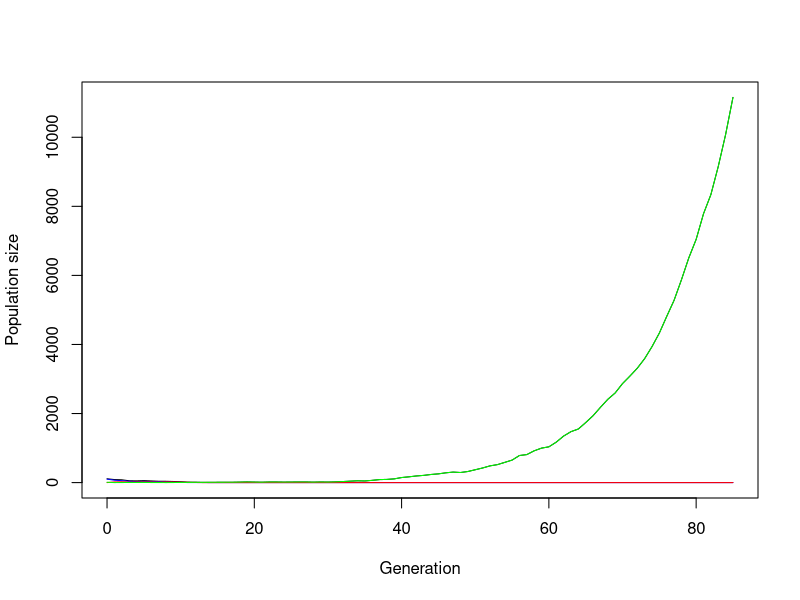
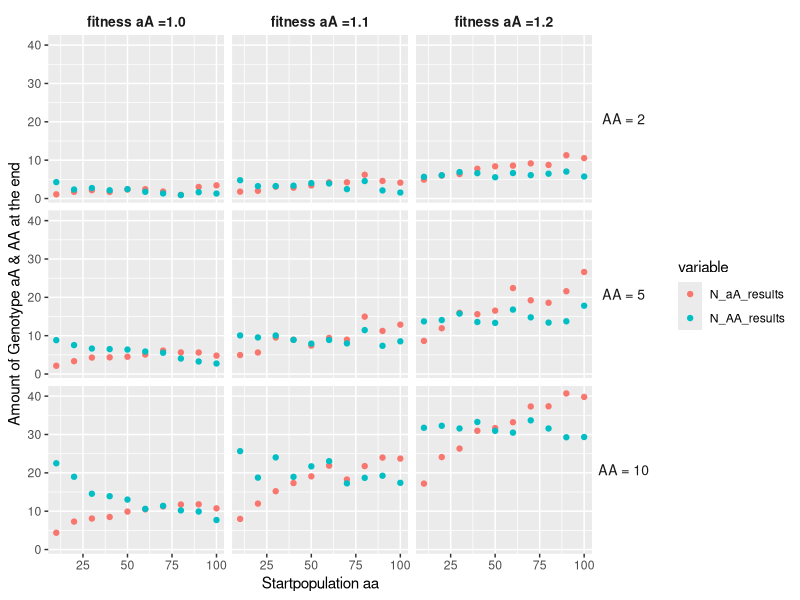
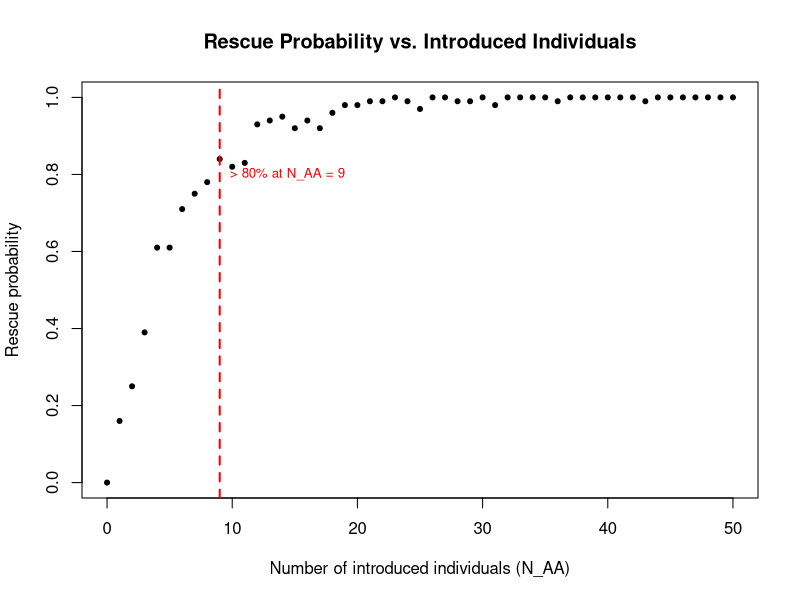
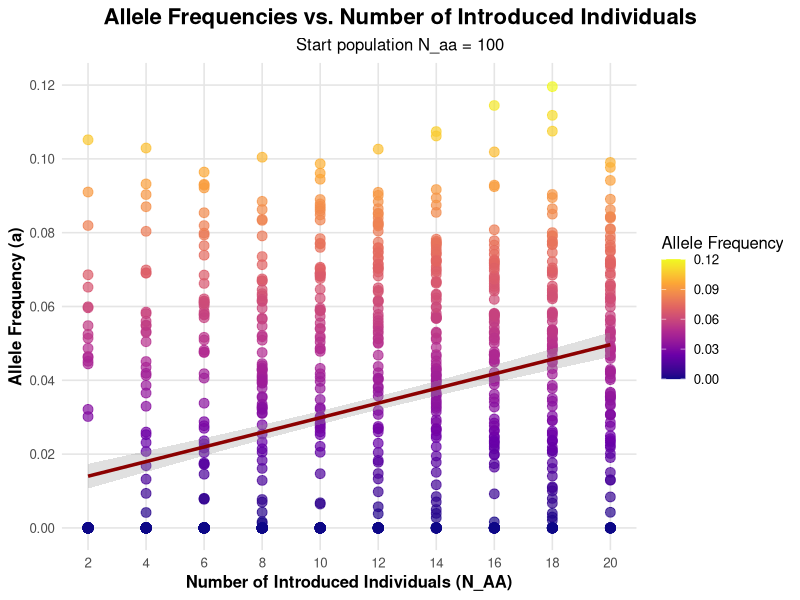
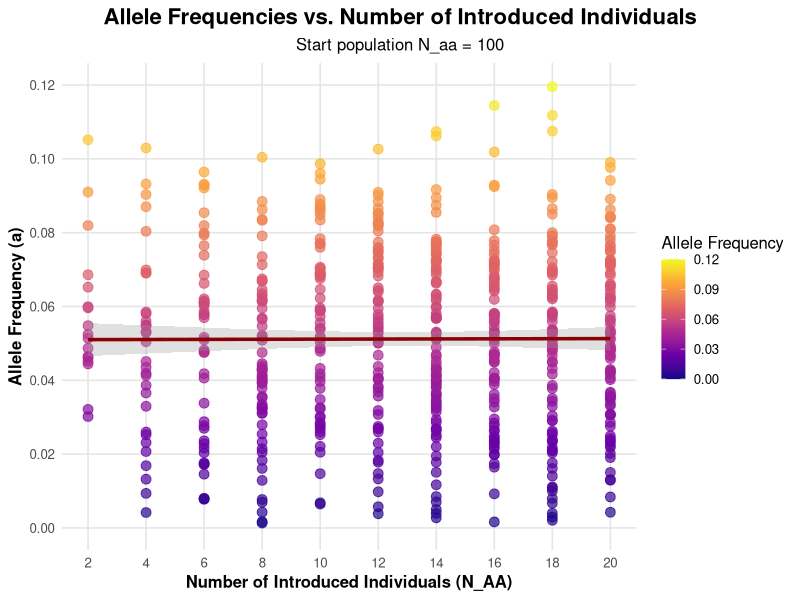
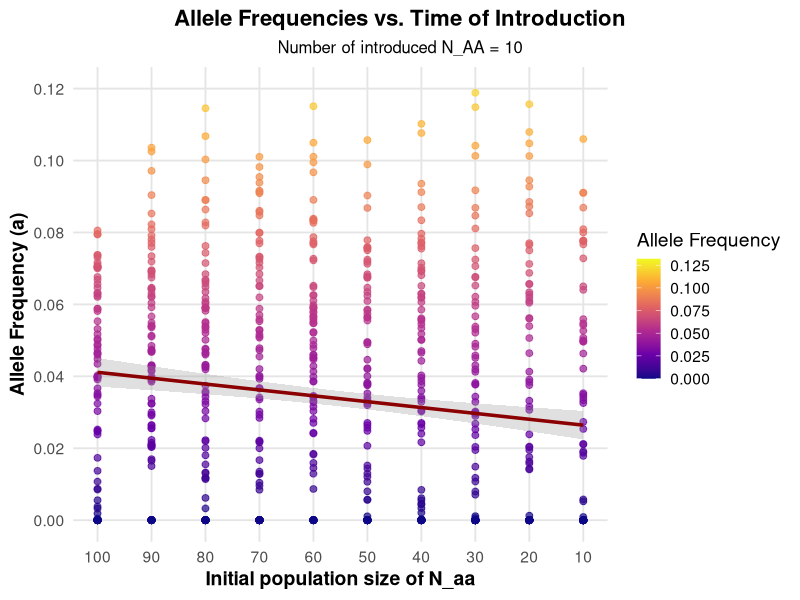

Here is the R script that generated these plots, in order:
## ---- chunk 1

#defining starting pop size of the genotypes
N_aa <- 100
N_aA <- 0
N_AA <- 10

#defining fitness reduction & benefit of the genotypes
r_aa <- 0.2         # fitness reduction of aa allel comb. equal to decay_rate
s_aA <- 1.10        # fitness benefit of allel A, equal to sel_coeff
s_AA <- 1.10        # fitness benefit of allel A, equal to sel_coeff



# --- Simulation of one generation with three genotypes ---
simulate_gen <- function(N_aa, N_aA, N_AA, r_aa, s_aA, s_AA) {

  # Reproduction with fitness malus/benefit
  offsp_aa <- rpois(1, N_aa * (1-r_aa))
  offsp_aA <- rpois(1, N_aA * s_aA)
  offsp_AA <- rpois(1, N_AA * s_AA)  
  
  # Total numbeer of gamets proportional to the frequency of alleles A and a
  total_gametes <- 2 * (offsp_aa + offsp_aA + offsp_AA)
  freq_A <- (2 * offsp_AA + offsp_aA) 
  freq_a <- total_gametes - freq_A
  
  
  
  # if loop to account for extinction
  if (total_gametes > 0) {

  # Change of allele frequencies (A -> a, a -> A); p = (freq_A / total_gametes), q = (freq_a / total_gametes) 
  # hardy equilibrium 1 = p^2 +2pq +q^2
  predicted_freq_aa <- (freq_a/total_gametes)^2
  predicted_freq_aA <- 2*(freq_A / total_gametes)*(freq_a / total_gametes)
  predicted_freq_AA <- (freq_A/total_gametes)^2
  
   # Random draw of new genotypes under hardy-weinberg conditions
  N_total <- offsp_aa + offsp_aA + offsp_AA
  genotypes <- rmultinom(1, N_total, prob = c(predicted_freq_aa, predicted_freq_aA, predicted_freq_AA))
  
  N_aa_new <- genotypes[1]
  N_aA_new <- genotypes[2]
  N_AA_new <- genotypes[3]

  return(c(N_aa_new, N_aA_new, N_AA_new))
  }
  
  # in case of extinction
  else
  return(c(0,0,0))
  
  
}

print(simulate_gen(N_aa, N_aA, N_AA, r_aa, s_aA, s_AA))
## ---- chunk 2

# parameter to stop simulation pop if this pop size is reached
max_pop_size <- 100


# creat function to generate a population, using the function to generate a generation
simulate_pop <- function(N_aa, N_aA, N_AA, r_aa, s_aA, s_AA, t_max) {
  
  # Create the vector in which to save the results
  pop_vector <- c(N_aa, N_aA, N_AA)
  # initiate the variables
  pop_new <- c(N_aa, N_aA, N_AA)
  
  # run the simulation until generation t_max
  for (i in 1:(t_max+1)) {
   
    # break for loop if pop went extinct or x-times pop size
    if (pop_new[1]+pop_new[2]+pop_new[3]>=max_pop_size*(N_aa+N_aA+N_AA) | pop_new[1]+pop_new[2]+pop_new[3]==0) break
   
    # redefine the current population one generation later
    pop_new <- simulate_gen(pop_new[1],pop_new[2],pop_new[3], r_aa, s_aA, s_AA)
    
    
    # add the new population sizes to the output vector
    pop_vector <- rbind(pop_vector,pop_new)
  }
  
  # define the row and column names of the output vector 
  rownames(pop_vector) <- (0:t_max+1)[1:length(pop_vector[,1])]  
  colnames(pop_vector) <- c("aa","aA","AA")
  
  # return the result
  return(pop_vector)	
}




###### Test the function and plot the result

# set t_max to a value to be used througout
t_max <- 1000

# create your simulation data
output <- simulate_pop(N_aa, N_aA, N_AA, r_aa, s_aA, s_AA, t_max)

# show the last few lines of the data table
print(tail(output))




###### plot the output 

# determine x axis range 
x_range <- 0:(length(output[,1])-1)

# plots the total population size
plot(x_range,output[,1]+output[,2]+output[,3],type='l',ylim=c(0,max(output[,1]+output[,2]+output[,3])),xlab = "Generation",ylab = "Population size")

# add number of aa genotype
lines(x_range,output[,1], col="blue") 
# add number of aA genotype
lines(x_range,output[,2], col="red")
# add number of AA genotype
lines(x_range,output[,3], col="green")

## ---- chunk 3
# set some parameters to fixed values
N_aA <- 0
r_aa <- 0.2
s_AA <- 1.1
t_max <- 200

# determine how often to run the simulation for each set of parameters
no_replicates <- 100

# set parameters to vary
N_aa_vector <- c( seq(10, 100, by=10))
N_AA_vector <- c(10, 5, 2)
s_aA_vector <- c(1, 1.1, 1.2) 


# create a data frame to save the results
data_table <- data.frame(array(NA,dim=c(0,8), dimnames=list(c(), c(paste0(c("N_aa","N_aA", "N_AA","min_gen","min_size","N_aa_str_pop","N_AA_str_pop","s_aA_fit_hybrid"),"_results")))))

# create a data frame to save the results of one loop
result_one_loop <- data.frame(array(NA,dim=c(1,8), dimnames=list(c(), c(paste0(c("N_aa","N_aA", "N_AA","min_gen","min_size","N_aa_str_pop","N_AA_str_pop","s_aA_fit_hybrid"),"_results")))))
        


##### run the simulation across all chosen parameters

# loop over starting pop size of aa
for(N_aa in N_aa_vector){
  # loop over starting pop size of AA
  for(N_AA in N_AA_vector){
    # loop over fitness of hybrid
    for(s_aA in s_aA_vector){
       
      #reset counter for no_replicates to 1
      i<-1
      repeat {
        
        # increase counter by one
        i<-i+1
        
        # run the simulation once
        one_run <- simulate_pop(N_aa = N_aa, N_aA = N_aA, N_AA = N_AA , r_aa = 0.2, s_aA = s_aA, s_AA = 1.1, t_max = 10)
     

        # collecting the number of genotypes after one simulation
        N_aa_end <- c(tail(one_run[, 1],1)) 
        N_aA_end <- c(tail(one_run[, 2],1)) 
        N_AA_end <- c(tail(one_run[, 3],1)) 

        
        # determine total population sizes
        total_size <- one_run[,1]+one_run[,2]
        
        # determine minimum population size reached during simulation
        min_size <- min(total_size)
        
        # determine (first) generation at which this population size occurred; if min pop size = 0 -> time of extinction
        min_gen <- as.numeric(which(total_size==min_size)[1])
        
        
        # enter the data into the table
        result_one_loop$N_aa_results <- N_aa_end
        result_one_loop$N_aA_results <- N_aA_end
        result_one_loop$N_AA_results <- N_AA_end
        result_one_loop$min_size_results <- min_size
        result_one_loop$min_gen_results <- min_gen
        result_one_loop$s_aA_fit_hybrid_results <- s_aA
        result_one_loop$N_aa_str_pop_results <- N_aa
        result_one_loop$N_AA_str_pop_results <- N_AA
        
        # ad the results of one simulation to the data frame with the results
        data_table <- rbind(data_table, result_one_loop)
        
        # stops loop if the simulation was run the time required
        if(i>no_replicates) break
      }       
    } 
  } 
}

# print the first few results in the data frame
print(head(data_table))

## ---- chunk 4

#open ggplot & tidyvers
library(ggplot2)
library(tidyr)

# calculate the mean of every run of the same combinations of the variables we wanted to test
mean_comb <- aggregate(data_table, list(data_table$s_aA_fit_hybrid_results, data_table$N_aa_str_pop_results, data_table$N_AA_str_pop_results), mean)




#### create a plot that compares the important aspects


# combine the results of aA and AA to compare them at the same time
long_dat <- mean_comb %>%
  pivot_longer(cols = c(N_aA_results, N_AA_results),   
               names_to = "variable",
               values_to = "value")



# create the plot
ggplot(long_dat, aes(x = N_aa_str_pop_results,
           y = value,
           colour = variable)) +
  geom_point() +
  facet_grid(
    rows = vars(factor(N_AA_str_pop_results,
                       labels = c("AA = 2", "AA = 5", "AA = 10"))),
    cols = vars(factor(s_aA_fit_hybrid_results,
                       labels = c("fitness aA =1.0", "fitness aA =1.1", "fitness aA =1.2")))
  ) +
  labs(x = "Startpopulation aa", y = "Amount of Genotype aA & AA at the end") +
  theme(strip.background = element_blank(),   # Hintergrund weg
        strip.text.x     = element_text(size = 10, face = "bold"),
        strip.text.y     = element_text(size = 10, angle = 0))

## ---- chunk 5
# --- Rescue probability simulation ---

rescue_prob <- function(N_AA_intro,          # number of AA individuals introduced at t = 0
                        n_reps   = 100,      # number of replicates
                        N_aa     = 100,      # initial number of aa individuals
                        N_aA     = 0,        # initial number of aA heterozygotes
                        r_aa     = 0.2,      # decay rate (1-r_aa)
                        s_aA     = 1.10,     # selection coefficient of aA (fitness multiplier)
                        s_AA     = 1.10,     # selection coefficient of AA (fitness multiplier)
                        t_max    = 1000) {   # max generations to run each replicate

  rescue_count <- 0          # counter for successful rescues to 0

  for (i in 1:n_reps) {
    # run one population trajectory
    out <- simulate_pop(N_aa, N_aA, N_AA_intro, r_aa, s_aA, s_AA, t_max)

    # extract the final generation (last row of the returned matrix)
    last_gen <- tail(out, 1)

    # total population size at the end
    total_pop <- sum(last_gen)

    # rescue definition: final population larger than the initial one
    if (total_pop > (N_aa + N_aA + N_AA_intro)) {
      rescue_count <- rescue_count + 1
    }
  }

  # return the rescue probability
  return(rescue_count / n_reps)
}

# ------------------------------------------------------------------
# Vary the number of introduced AA individuals from 0 to 50
N_AA_values <- seq(0, 50, by = 1)

# Packing the results (calculated rescue probabilities) into a numeric vector/matrix
rescue_probs <- sapply(N_AA_values, rescue_prob, n_reps = 100)

# ------------------------------------------------------------------
# Plot
plot(N_AA_values, rescue_probs, pch = 20,
     xlab = "Number of introduced individuals (N_AA)",
     ylab = "Rescue probability",
     main = "Rescue Probability vs. Introduced Individuals")

# Add a reference line at 80 % rescue probability
target_prob <- 0.8

# Find the smallest introduction size that achieves ≥ 80 % rescue
if (any(rescue_probs >= target_prob)) {
  N_at_80 <- N_AA_values[min(which(rescue_probs >= target_prob))]

  # Draw vertical red dashed line at that introduction size
  abline(v = N_at_80, col = "red", lwd = 2, lty = 2)

  # Annotate the red line
  text(N_at_80, target_prob,
       labels = paste("> 80% at N_AA =", N_at_80),
       pos = 4, col = "red", cex = 0.8)
}
## ---- chunk 6
# --- Allele frequency (a) vs. introduced number of individuals (N_AA) ---

# --- PARAMETER SETUP ---

n_reps <- 100                      # Number of replicate simulations
N_aa <- 100                        # Initial number of resident aa individuals
N_AA_values <- seq(2, 20, by = 2)  # Range of introduced AA individuals (2 to 20, step 2)


# ------------------------------------------------------------------
# --- FUNCTION: rescue_prob() ---
# Similar to the previous rescue probability function, but now includes
# the calculation of the final allele frequency of "a" in each replicate.

rescue_prob <- function(N_AA_intro,           # number of AA individuals introduced at t = 0
                        n_reps,               # number of replicates
                        N_aa = 100,           # initial number of aa individuals
                        N_aA = 0,             # initial number of aA heterozygotes
                        r_aa = 0.2,           # decay rate of aa population (1 - r_aa)
                        s_aA = 1.10,          # fitness multiplier of aA
                        s_AA = 1.10,          # fitness multiplier of AA
                        t_max = 1000) {       # maximum number of generations
  
  call_freq_a <- c()   # vector to store allele frequencies for each replicate
  
  # --- SIMULATION LOOP ---
  for (i in 1:n_reps) {
    # Run one population trajectory using simulate_pop() function
    out <- simulate_pop(N_aa, N_aA, N_AA_intro, r_aa, s_aA, s_AA, t_max)
    
    # Extract the last generation (final population state)
    last_gen <- tail(out, 1)
    
    # Compute total population size at the end
    total_pop  <- sum(last_gen)
    
    # --- Determine whether the population was rescued or not ---
    # Rescue is defined as final population > initial population size
    if (total_pop > (N_aa + N_aA + N_AA_intro)) {
      # Calculate allele frequency of "a" in the final generation:
      # aa contributes 2 a-alleles, aA contributes 1 a-allele
      freq_a <- (last_gen[1]*2 + last_gen[2]) / (total_pop*2)
      call_freq_a <- rbind(call_freq_a, freq_a)
    } else {
      # If the population went extinct, record allele frequency as 0
      call_freq_a <- rbind(call_freq_a, 0)
    }
  }
  
  # Return vector of allele frequencies for all replicates
  return(call_freq_a)
}

# ------------------------------------------------------------------
# Same as before (results packing)
rescue_probs <- sapply(N_AA_values, rescue_prob, n_reps)

# ------------------------------------------------------------------
# --- DATA PREPARATION ---

# Create an array to store the relationship between N_AA and allele frequency
array_rp <- array(NA, dim = c(dim(rescue_probs)[1], 2),
                  dimnames = list(NULL, c("N_AA", "allele.freq")))

# Combine results into a data frame
for (i in seq_along(N_AA_values)) {
  val <- N_AA_values[i]
  array_rp[, 1] <- val
  temp <- rescue_probs[, i]     # i-th column = results for current N_AA value
  temp[temp == 0] <- NA          # replace 0s (extinction) with NA temporarily
  array_rp[, 2] <- temp
  array_rp <- data.frame(array_rp)
  
  if (i == 1) {
    full_array <- array_rp
  } else {
    full_array <- rbind(full_array, array_rp)
  }
}

# ------------------------------------------------------------------
# --- PLOT 1: Including extinct populations ---

# Convert NAs back to zeros (for visualization)
full_array$allele.freq[is.na(full_array$allele.freq)] <- 0

# Plot all replicates, including extinction events (freq = 0)
ggplot(full_array, aes(x = N_AA, y = allele.freq)) +
  geom_point(aes(color = allele.freq), size = 3, alpha = 0.7) +
  scale_color_viridis_c(option = "plasma", limits = c(0, 0.12)) +
  geom_smooth(
    method = "lm", se = TRUE, color = "darkred", size = 1.2, alpha = 0.3
  ) +
  scale_x_continuous(breaks = seq(2, 20, by = 2)) +
  scale_y_continuous(limits = c(0, 0.12), breaks = seq(0, 0.12, by = 0.02)) +
  labs(title = "Allele Frequencies vs. Number of Introduced Individuals",
       subtitle = paste("Start population N_aa =", N_aa),
       x = "Number of Introduced Individuals (N_AA)",
       y = "Allele Frequency (a)",
       color = "Allele Frequency") +
  theme_minimal(base_size = 12) +
  theme(plot.title.position = "plot",
        plot.title = element_text(face = "bold", size = 16, hjust = 0.5),
        plot.subtitle = element_text(size = 12, hjust = 0.5),
        axis.title = element_text(face = "bold"),
        panel.grid.major = element_line(color = "grey90"),
        panel.grid.minor = element_blank())

# ------------------------------------------------------------------
# --- PLOT 2: Excluding extinct populations (only rescues) ---

# Filter data to include only rescued populations (allele.freq > 0)
full_array_no0 <- subset(full_array, allele.freq > 0)

# Plot only the successful rescue cases
ggplot(full_array_no0, aes(x = N_AA, y = allele.freq)) +
  geom_point(aes(color = allele.freq), size = 3, alpha = 0.7) +
  scale_color_viridis_c(option = "plasma", limits = c(0, 0.12)) +
  geom_smooth(method = "lm", se = TRUE, color = "darkred", size = 1.2, alpha = 0.3) +
  scale_x_continuous(breaks = seq(2, 20, by = 2)) +
  scale_y_continuous(limits = c(0, 0.12), breaks = seq(0, 0.12, by = 0.02)) +
  labs(title = "Allele Frequencies vs. Number of Introduced Individuals",
       subtitle = paste("Start population N_aa =", N_aa),
       x = "Number of Introduced Individuals (N_AA)",
       y = "Allele Frequency (a)",
       color = "Allele Frequency") +
  theme_minimal(base_size = 12) +
  theme(plot.title.position = "plot",
        plot.title = element_text(face = "bold", size = 16, hjust = 0.5),
        plot.subtitle = element_text(size = 12, hjust = 0.5),
        axis.title = element_text(face = "bold"),
        panel.grid.major = element_line(color = "grey90"),
        panel.grid.minor = element_blank())
## ---- chunk 7
# --- Allele frequency (a) vs. time (varying initial number of N_aa) ---

# ------------------------------------------------------------------
# --- PARAMETER SETUP ---

n_reps <- 100                         # Number of replicate simulations
N_AA   <- 10                          # Number of AA individuals introduced at t = 0
N_aa_values <- seq(100, 10, by = -10) # Initial aa population sizes: 100, 90, 80, ..., 10


# ------------------------------------------------------------------
# --- FUNCTION: rescue_prob_aa() ---
# same function as previous, but this time with a other approach (without using rbind())

rescue_prob_aa <- function(N_aa_intro, n_reps, N_AA,
                           N_aA = 0,            # initial number of aA heterozygotes
                           r_aa = 0.2,          # decay rate of aa population (1 - r_aa)
                           s_aA = 1.10,         # fitness multiplier of aA
                           s_AA = 1.10,         # fitness multiplier of AA
                           t_max = 1000) {      # maximum number of generations
  
  # Pre-allocate a numeric vector for efficiency (faster than rbind)
  call_freq_a  <- numeric(n_reps)
  
  # --- SIMULATION LOOP ---
  for (i in seq_len(n_reps)) {
    # Run one population trajectory using simulate_pop()
    out <- simulate_pop(N_aa_intro, N_aA, N_AA, r_aa, s_aA, s_AA, t_max)
    
    # Extract the last generation
    last_gen  <- tail(out, 1)
    
    # Calculate total population size at the end
    total_pop <- sum(last_gen)
    
    # --- Determine whether the population was rescued or not ---
    # Rescue is defined as final population > initial population size
    if (total_pop > (100 + N_aA + N_AA)) {
      # Compute allele frequency of "a" in the final generation:
      # aa contributes 2 a-alleles, aA contributes 1
      call_freq_a[i] <- (last_gen[1]*2 + last_gen[2]) / (total_pop*2)
    } else {
      # If the population went extinct or failed to rescue, record NA
      call_freq_a[i] <- NA
    }
  }
  
  # Return vector of allele frequencies for all replicates
  return(call_freq_a)
}


# ------------------------------------------------------------------
# Same as previous (result = one column per N_aa value, each containing allele frequencies for all replicates)
rescue_prob_aas <- sapply(N_aa_values, rescue_prob_aa, n_reps, N_AA)


# ------------------------------------------------------------------
# --- DATA PREPARATION ---

# Convert simulation results into a data frame
full_df <- data.frame(
  N_aa          = rep(N_aa_values, each = n_reps),  # repeat each N_aa value n_reps times
  allele.freq_a = c(rescue_prob_aas)                # convert matrix into a single vector
)


# ------------------------------------------------------------------
# --- PLOTTING ---

ggplot(full_df, aes(x = N_aa, y = allele.freq_a)) +
  geom_point(aes(color = allele.freq_a), size = 2, alpha = 0.7) +    # scatter points
  scale_color_viridis_c(option = "plasma") +                         # color scale
  geom_smooth(method = "lm", se = TRUE, color = "darkred",           # linear trend line
              size = 1.2, alpha = 0.3) +
  scale_x_reverse(breaks = seq(0, 100, by = 10)) +                   # reverse x-axis (100 → 0)
  scale_y_continuous(limits = c(0, 0.12), breaks = seq(0, 0.12, by = 0.02)) +
  labs(
    title = "Allele Frequencies vs. Time of Introduction",
    subtitle = paste("Number of introduced N_AA =", N_AA),
    x = "Initial population size of N_aa",
    y = "Allele Frequency (a)",
    color = "Allele Frequency"
  ) +
  theme_minimal(base_size = 14) +
  theme(
    plot.title.position = "plot", 
    plot.title    = element_text(face = "bold", size = 16, hjust = 0.5),
    plot.subtitle = element_text(size = 12, hjust = 0.5),
    axis.title    = element_text(face = "bold"),
    panel.grid.major = element_line(color = "grey90"),
    panel.grid.minor = element_blank()
  )
